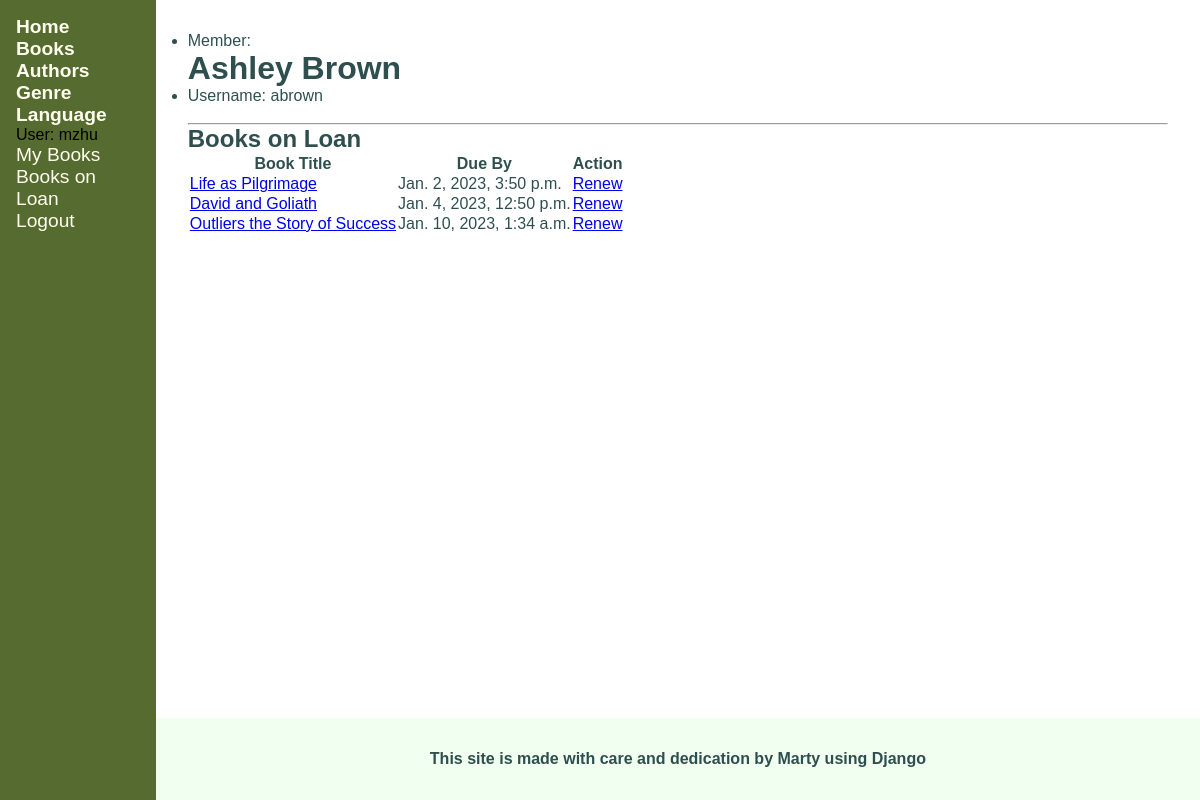
Page /catalog/librarian/user/abrown (signed in) on the earlier database version.
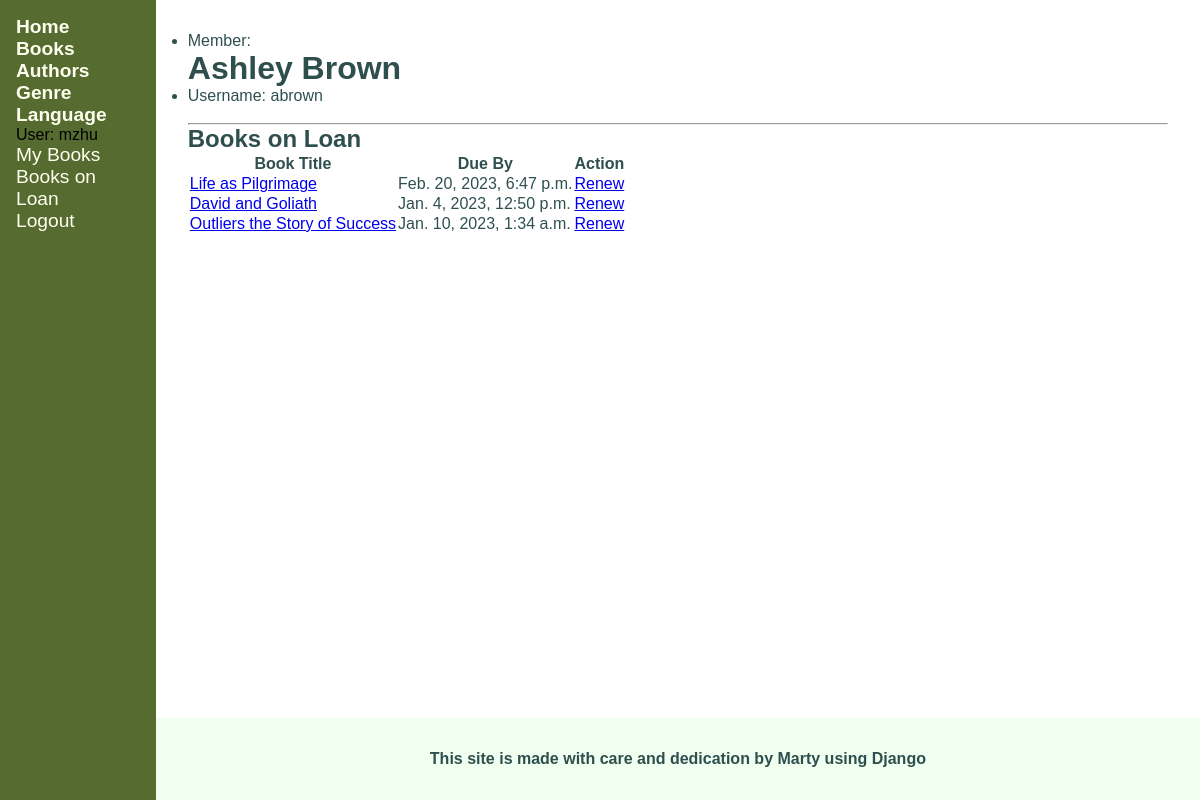
Same page on the later database version.
### catalog/models.py (models this page shows, shortened)
class BookInstance(models.Model):
    STATUS_MAINTENANCE = 'm'
    STATUS_LOANED = 'o'
    STATUS_AVAILABLE = 'a'
    STATUS_RESERVED = 'r'
    LOAN_STATUS = (
        (STATUS_MAINTENANCE, 'Maintenance'),
        (STATUS_LOANED, 'On Loan'),
        (STATUS_AVAILABLE, 'Available'),
        (STATUS_RESERVED, 'Reserved'),
    )
    copy_id = models.UUIDField(default=uuid.uuid4, help_text='The ID of the book in the catalog\'s stock', primary_key=True, editable=False)
    loaned_on = models.DateTimeField(blank=True, null=True)
    due_back = models.DateTimeField(blank=True, null=True)
    book = models.ForeignKey(Book, on_delete=models.RESTRICT)
    imprint = models.CharField(max_length=200, blank=True)
    borrower = models.ForeignKey(User, blank=True, null=True, on_delete=models.RESTRICT)
    status = models.CharField(
        max_length=1,
        choices=LOAN_STATUS,
        default=STATUS_MAINTENANCE,
        help_text='Book availability status'
    )
    class Meta:
        ordering = ['status', 'loaned_on', 'due_back']
        permissions = (('can_mark_returned', 'Set book as returned'),)
    @property
    def is_overdue(self):
        return bool(self.due_back.date() < date.today()) if self.due_back else False

class Book(models.Model):
    title = models.CharField(max_length=200, help_text='The title of the book')
    pub_date = models.DateField(help_text='The publication date', blank=True, null=True)
    authors = models.ManyToManyField('Author', related_name='books', help_text='The name(s) of the author(s)')
    summary = models.CharField(max_length=2000, help_text='A summary of the book\'s content')
    isbn = models.IntegerField('ISBN', help_text='The ISBN number of the book', unique=True, primary_key=True, editable=False)
    genre = models.ManyToManyField('Genre', related_name='books', help_text='The genre(s) for this book')
    language = models.ForeignKey('Language', null=True, on_delete=models.SET_NULL)
    class Meta:
        ordering = ['title']

### catalog/views.py (the view)
# urls.py: path('librarian/user/<str:username>', views.manage_member, name='librarian-manage-member'),
@login_required
@permission_required('catalog.can_mark_returned', raise_exception=True)
def manage_member(request, username):
    member = get_object_or_404(User, username=username)
    books_loaned = member.bookinstance_set.all()
    return render(request, 'catalog/librarian_view_member.html', {
        'member': member,
        'books_loaned_to_member': books_loaned,
    })

### catalog/templates/catalog/librarian_view_member.html
{% extends 'catalog/base_generic.html' %}
{% block content %}
    {% if member %}
    <ul class="member-info">
        <li class="imp-info">
            Member: <h1>{{ member.get_full_name }}</h1>
        </li>
        <li class="key-info">
            <p>Username: {{ member.username }}</p>
        </li>
    </ul>
    {% endif %}
    <br>
    <hr>
    <h2>Books on Loan</h2>
    {% if books_loaned_to_member %}
    <table class="book-table">
        <tr class="table-header-row">
            <th>Book Title</th>
            <th>Due By</th>
            <th>Action</th>
        </tr>
        {% for book_instance in books_loaned_to_member %}
        <tr class="table-content {% if book_instance.is_overdue %}text-danger{% endif %}">
            <td>
                <a href="{% url 'catalog:book-detail-view' book_instance.book.pk %}">{{ book_instance.book.title }}</a>
            </td>
            <td>{{ book_instance.due_back }}</td>
            <td>
                {% if perms.catalog.can_mark_returned %}
                <a href="{% url 'catalog:librarian-renew-book' book_instance.copy_id %}">Renew</a>
                {% else %}
                Ask a question
                {% endif %}
            </td>
        </tr>
        {% endfor %}
    </table>
    {% else %}
    <p>There are no books on loan to this member.</p>
    {% endif %}
{% endblock content %}

Differences in the rows shown:
changed BookInstance "Life as Pilgrimage": due_back "Jan. 2, 2023, 3:50 p.m." → "Feb. 20, 2023, 6:47 p.m."
